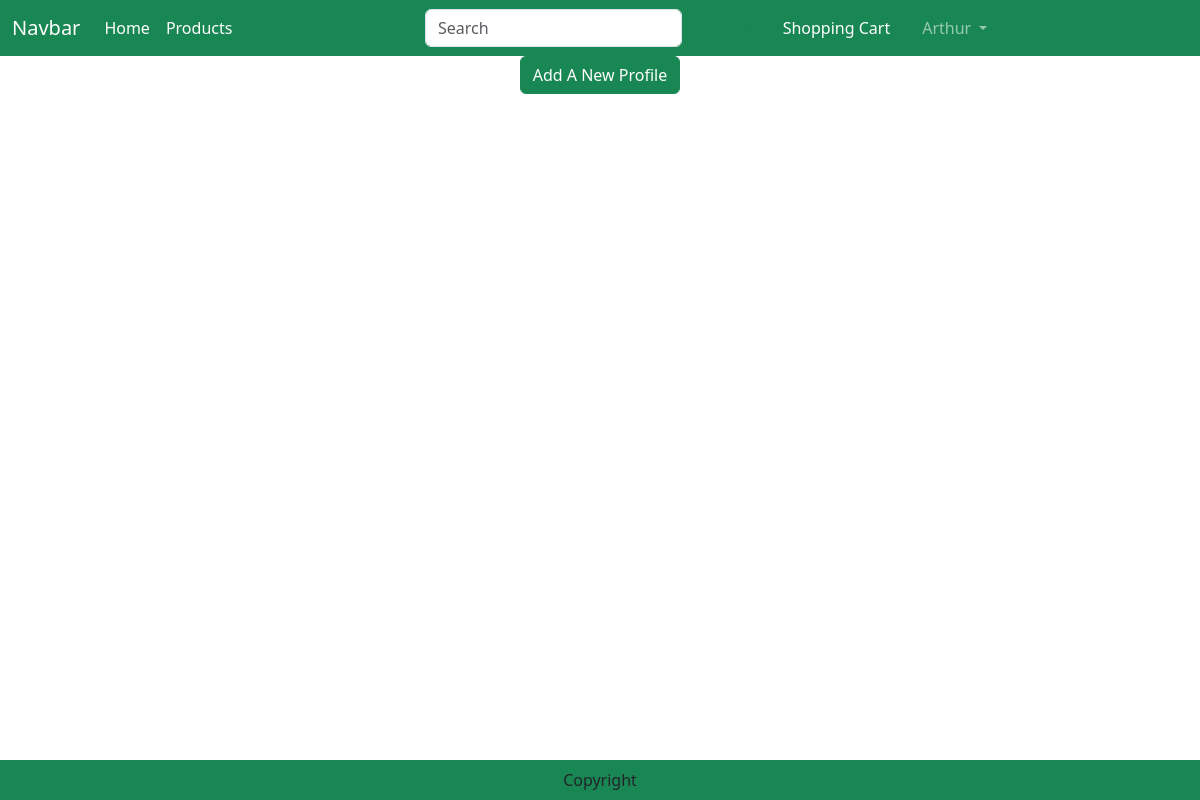
Before: /accounts/profile/ (signed in) with the older database file.
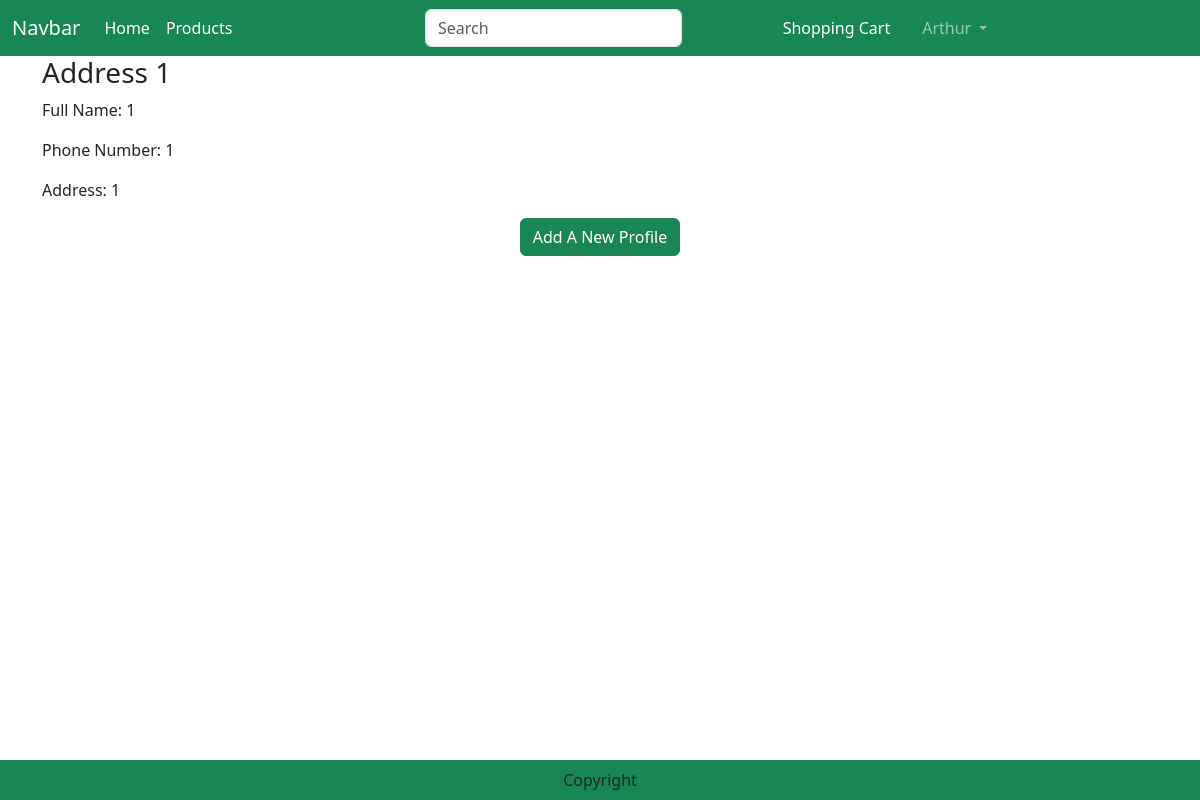
After: the same page with the newer database file.
### customers/models.py (models this page shows, shortened)
class Customer(models.Model):
    user = models.OneToOneField(User, on_delete=models.CASCADE, null=True, blank=True)
    fullName = models.CharField(max_length=60)
    phoneNum = models.CharField(max_length=11)
    address = models.CharField(max_length=150)

### customers/views.py (the view)
# urls.py: path('profile/', views.CustomerProfileView.as_view(), name='profile'),
class CustomerProfileView(View):
    def get(self, request):
        profiles = Customer.objects.filter(user=request.user)
        context = {
            'profiles': profiles,
         }
        return render(request, 'profile.html', context)

### templates/profile.html (shortened to what this page needs)
{% extends 'base.html' %}
{% load static %}
{% block main-content %}
<div class="container my-5>
    <div class="col-sm-8 offset-sm-1">
        <div class="row">
            {% for profile in profiles %}
            <div class="col-sm-6"}
                <div class="card m-2">
                    <div class="card-body">
                        <h3> Address {{forloop.counter}} </h3>
                        <p>Full Name: {{profile.fullName}} </p>
                        <p>Phone Number: {{profile.phoneNum}} </p>
                        <p>Address: {{profile.address}} </p>
                    </div>
                </div>
            </div>
            {% endfor %}
        </div>
    </div>
    <div class="buttom row flex">
        <p class="text-center"><a href="{% url 'profileAdd' %}" type="button" class="btn btn-success">Add A New Profile</a></p>
    </div>
{% endblock main-content %}

Changed rows visible on the page:
added Customer: fullName "1", phoneNum "1", address "1"
